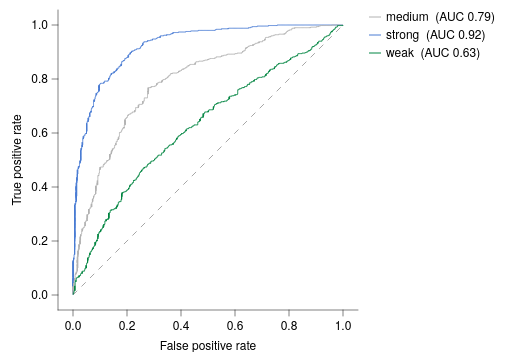

The Vega-Lite source for this figure:
### Vega-Lite specification from a JSON file in a GitHub repository (floating-point values rounded to 4 significant figures; data arrays with more than 128 entries replaced by an {"elided": "..."} marker saying what was removed)
{"background": null, "config": {"arc": {"fill": "#DBDBDB", "fillOpacity": 1.0, "innerRadius": 37.5, "padAngle": 0.03, "stroke": "black", "strokeOpacity": 1, "strokeWidth": 0.25}, "area": {"fill": "#DBDBDB", "fillOpacity": 1.0, "stroke": "black", "strokeOpacity": 1, "strokeWidth": 0.25}, "axis": {"domain": true, "domainCap": "round", "domainColor": "black", "domainWidth": 0.25, "grid": false, "gridCap": "round", "gridColor": "#F1F1F1", "gridDash": [0, 0], "gridOpacity": 1.0, "gridWidth": 0.25, "labelColor": "black", "labelFont": "Helvetica Neue, HelveticaNeue, Helvetica, Arial, sans-serif", "labelFontSize": 6, "labelFontStyle": "normal", "labelFontWeight": 400, "offset": 0, "ticks": true, "tickCap": "round", "tickColor": "black", "tickRound": false, "tickSize": 3, "tickWidth": 0.25, "titleColor": "black", "titleFont": "Helvetica Neue, HelveticaNeue, Helvetica, Arial, sans-serif", "titleFontSize": 6, "titleFontStyle": "normal", "titleFontWeight": 400}, "axisX": {"domain": true, "labelAlign": "center", "labelAngle": 0, "labels": true, "ticks": true, "translate": 0}, "axisY": {"domain": true, "labelAlign": "right", "labelAngle": 0, "labels": true, "ticks": true, "translate": 0}, "axisRight": {"domain": true, "labelAlign": "left", "labelAngle": 0, "labels": true, "ticks": true, "translate": 0}, "axisTop": {"domain": true, "labelAlign": "center", "labelAngle": 0, "labels": true, "ticks": true, "translate": 0}, "axisBand": {"tickOffset": 0}, "bar": {"fill": "#DBDBDB", "fillOpacity": 1.0, "stroke": "black", "strokeOpacity": 1, "strokeWidth": 0.25}, "boxplot": {"size": 13.5, "ticks": {"cornerRadius": 0.25, "fill": "black", "opacity": 1, "size": 6.75, "thickness": 0.25}, "box": {"fillOpacity": 1.0, "stroke": "black", "strokeOpacity": 1, "strokeWidth": 0.25}, "median": {"cornerRadius": 0, "fill": "black", "fillOpacity": 1.0, "opacity": 1, "size": 13.5, "thickness": 0.25}, "rule": {"fill": "black", "fillOpacity": 1.0, "size": 15.0, "stroke": "black", "strokeDash": [0, 0], "strokeOpacity": 1, "strokeWidth": 0.25}, "outliers": {"color": "black", "fill": "black", "fillOpacity": 1.0, "size": 0, "stroke": "black", "strokeOpacity": 1, "strokeWidth": 0.25}}, "circle": {"fill": "black", "fillOpacity": 1.0, "size": 1.875, "stroke": null, "strokeOpacity": 1, "strokeWidth": 0.25}, "errorband": {"band": {"fillOpacity": 0.6, "stroke": null, "strokeWidth": 0.25, "strokeOpacity": 1}, "borders": {"opacity": 0, "strokeOpacity": 1, "strokeWidth": 0.25}}, "errorbar": {"opacity": 1, "rule": {"strokeDash": [0, 0], "strokeWidth": 0.25}, "ticks": {"color": "black", "cornerRadius": 0.125, "opacity": 1, "size": 9.0, "thickness": 0.25}, "thickness": 0.25}, "font": "Helvetica Neue, HelveticaNeue, Helvetica, Arial, sans-serif", "geoshape": {"fill": "#DBDBDB", "fillOpacity": 1.0, "stroke": "black", "strokeOpacity": 1, "strokeWidth": 0.25}, "header": {"labelColor": "black", "labelFont": "Helvetica Neue, HelveticaNeue, Helvetica, Arial, sans-serif", "labelFontSize": 6, "labelFontStyle": "normal", "labelFontWeight": 400, "titleColor": "black", "titleFont": "Helvetica Neue, HelveticaNeue, Helvetica, Arial, sans-serif", "titleFontSize": 6, "titleFontStyle": "normal", "titleFontWeight": 400, "titlePadding": 0}, "legend": {"disable": false, "offset": 4.5, "titlePadding": 4, "labelOffset": 2, "gradientLabelOffset": 2, "columnPadding": 4, "rowPadding": 2, "gradientLength": 75.0, "gradientThickness": 7.5, "gradientOpacity": 1.0, "gradientStrokeColor": "black", "gradientStrokeWidth": 0.25, "labelColor": "black", "labelFont": "Helvetica Neue, HelveticaNeue, Helvetica, Arial, sans-serif", "labelFontSize": 6, "labelFontStyle": "normal", "labelFontWeight": 400, "strokeColor": "black", "strokeWidth": 0, "symbolSize": 36, "symbolStrokeColor": "black", "symbolStrokeWidth": 0.25, "titleColor": "black", "titleFont": "Helvetica Neue, HelveticaNeue, Helvetica, Arial, sans-serif", "titleFontSize": 6, "titleFontStyle": "normal", "titleFontWeight": 400}, "line": {"color": "black", "stroke": "black", "strokeCap": "butt", "strokeDash": [0, 0], "strokeOpacity": 1, "strokeWidth": 0.5}, "point": {"filled": true, "fill": "#DBDBDB", "fillOpacity": 1.0, "size": 7.5, "stroke": "black", "strokeOpacity": 1, "strokeWidth": 0.25}, "range": {"category": ["#B2B2B2", "#4A7CD3", "#008542", "#664CAF", "#509F98", "#636363", "#284F93", "#005226", "#382864", "#285753"], "diverging": {"scheme": ["#443E60", "#5F597E", "#7C759B", "#9994B6", "#B7B4CC", "#D6D5DC", "#F6F6F6", "#D1DAD9", "#A4C2BF", "#7AA9A4", "#578E89", "#37736E", "#1B5954"]}, "heatmap": {"scheme": ["#440154", "#472270", "#433E82", "#38598C", "#2C728E", "#238A8D", "#24A086", "#39B578", "#5DC862", "#96D646", "#CAE02D", "#FDE724"]}, "ordinal": {"scheme": ["#F1F1F1", "#DBDBDB", "#C6C6C6", "#B2B2B2", "#9D9D9D", "#898989", "#767676", "#636363", "#515151", "#404040", "#2F2F2F", "#1F1F1F"]}, "ramp": {"scheme": ["#440154", "#472270", "#433E82", "#38598C", "#2C728E", "#238A8D", "#24A086", "#39B578", "#5DC862", "#96D646", "#CAE02D", "#FDE724"]}}, "rule": {"color": "black", "stroke": "black", "strokeCap": "round", "strokeDash": [2, 2], "strokeOpacity": 1, "strokeWidth": 0.25}, "scale": {"barBandPaddingInner": 0.1, "rectBandPaddingInner": 0, "tickBandPaddingInner": 0.1, "bandPaddingOuter": 0.1, "bandWithNestedOffsetPaddingInner": 0.2, "bandWithNestedOffsetPaddingOuter": 0.2, "offsetBandPaddingInner": 0, "offsetBandPaddingOuter": 0, "continuousPadding": 7.5, "round": false}, "rect": {"fill": "#DBDBDB", "fillOpacity": 1.0, "stroke": "black", "strokeOpacity": 1, "strokeWidth": 0.25}, "square": {"fill": "#DBDBDB", "fillOpacity": 1.0, "size": 15.0, "stroke": "black", "strokeOpacity": 1, "strokeWidth": 0.25}, "text": {"color": "black", "font": "Helvetica Neue, HelveticaNeue, Helvetica, Arial, sans-serif", "fontSize": 6, "fontStyle": "normal", "fontWeight": 400}, "tick": {"color": "black", "cornerRadius": 0.125, "opacity": 1.0, "size": 13.5, "thickness": 0.25}, "title": {"anchor": "middle", "frame": "group", "color": "black", "font": "Helvetica Neue, HelveticaNeue, Helvetica, Arial, sans-serif", "fontSize": 6, "fontStyle": "normal", "fontWeight": 400, "subtitleColor": "black", "subtitleFont": "Helvetica Neue, HelveticaNeue, Helvetica, Arial, sans-serif", "subtitleFontSize": 6, "subtitleFontStyle": "normal", "subtitleFontWeight": 400}, "trail": {"color": "black", "opacity": 1, "size": 0.5}, "view": {"continuousWidth": 150, "continuousHeight": 150, "discreteWidth": 150, "discreteHeight": 150, "fill": null, "stroke": null, "strokeWidth": 0.25}}, "layer": [{"data": {"name": "data-3202155f3934f7fbee309f063f2d1ca5"}, "mark": {"type": "line", "color": "gray", "opacity": 0.7, "strokeDash": [3, 3]}, "encoding": {"x": {"field": "fpr", "type": "quantitative", "scale": {"nice": false}}, "y": {"field": "tpr", "type": "quantitative", "scale": {"nice": false}}}}, {"data": {"name": "data-17351f3b014114568340c31df5c3e7c1"}, "mark": {"type": "line", "interpolate": "step-after"}, "encoding": {"color": {"field": "model", "title": null, "type": "nominal"}, "x": {"field": "fpr", "scale": {"domain": [0, 1], "nice": false}, "title": "False positive rate", "type": "quantitative"}, "y": {"field": "tpr", "scale": {"domain": [0, 1], "nice": false}, "title": "True positive rate", "type": "quantitative"}}}], "$schema": "https://vega.github.io/schema/vega-lite/v6.4.1.json", "datasets": {"data-3202155f3934f7fbee309f063f2d1ca5": [{"fpr": 0.0, "tpr": 0.0}, {"fpr": 1.0, "tpr": 1.0}], "data-17351f3b014114568340c31df5c3e7c1": {"elided": "3000 records"}}}
